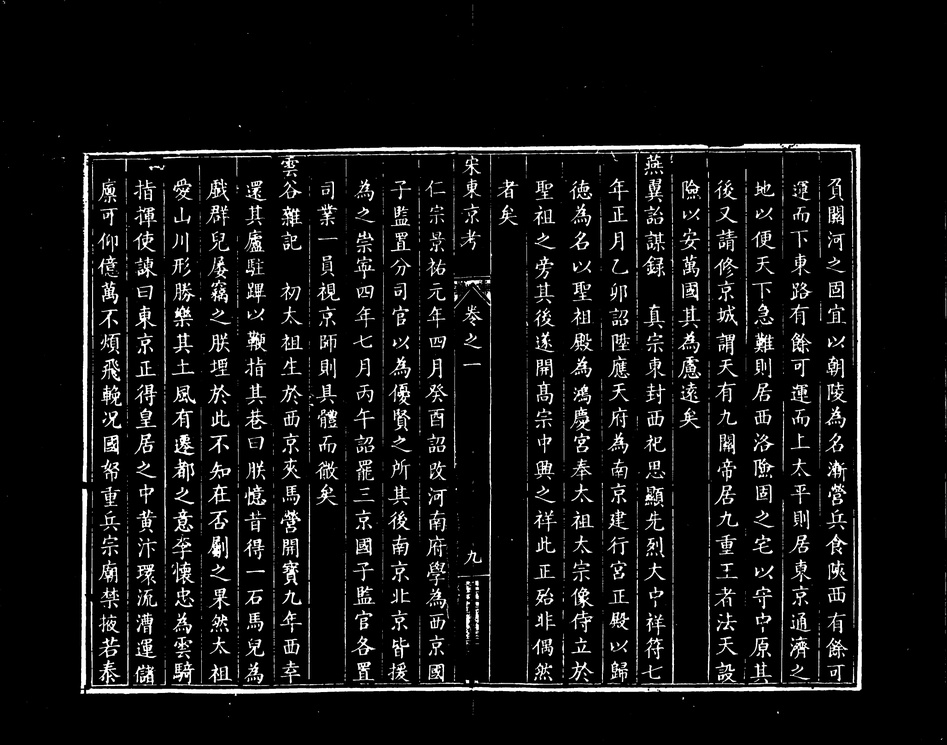
#> input picture python/classifier/1.jpg, 947 x 745 px, shrunk from 4111 x 3236 before the run
$ python -i remove_border.py   (imports and definitions only)
#> lines starting #> are read from the running program, lines starting #| are printed output that depends on the picture; after the words box and inside, x2 and y2 are one past the last pixel; in counts of white or black regions, pixels touching at a corner belong together
#> further down, picture is the input picture: shape (745, 947, 3); min 0, max 255, mean 19.6
import os
import cv2
import numpy as np
from PIL import ImageDraw, Image

def binary_fillhole(img):
    # blackhat
    element = cv2.getStructuringElement(cv2.MORPH_CROSS, (33, 33), anchor=(16, 16))
    img = cv2.morphologyEx(img, cv2.MORPH_BLACKHAT, element)
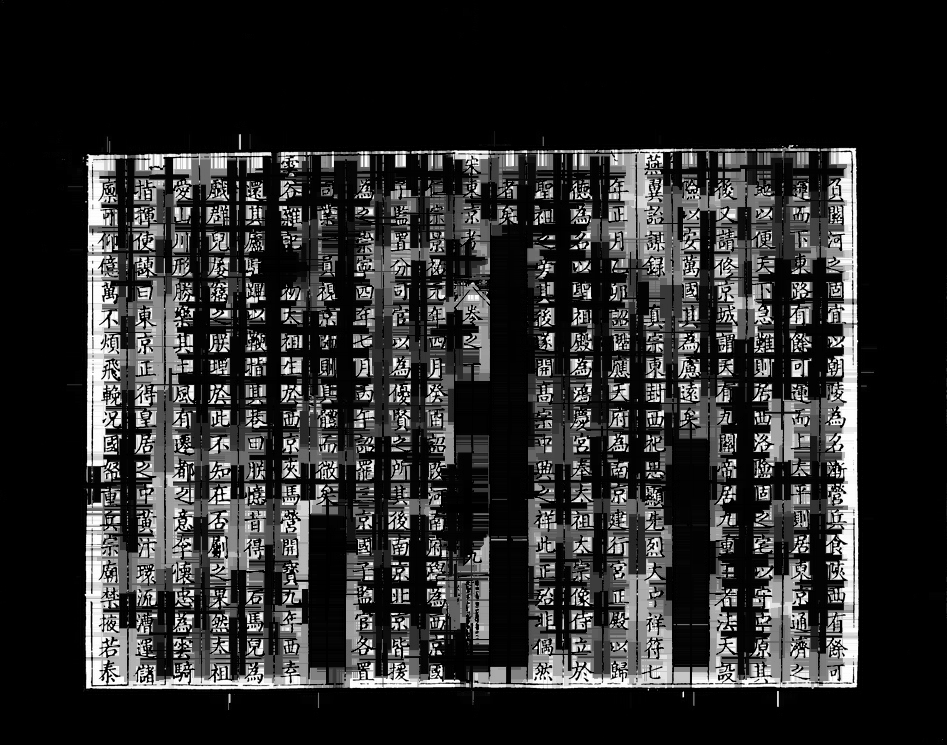
#> img: shape (745, 947, 3); min 0, max 255, mean 44.4
    h, w, _ = img.shape
#> h = 745; w = 947
    img = cv2.cvtColor(img, cv2.COLOR_BGR2GRAY)
#> img: shape (745, 947)
    # otsu binary
    cv2.threshold(img, 0, 255, cv2.THRESH_BINARY + cv2.THRESH_OTSU, dst=img)
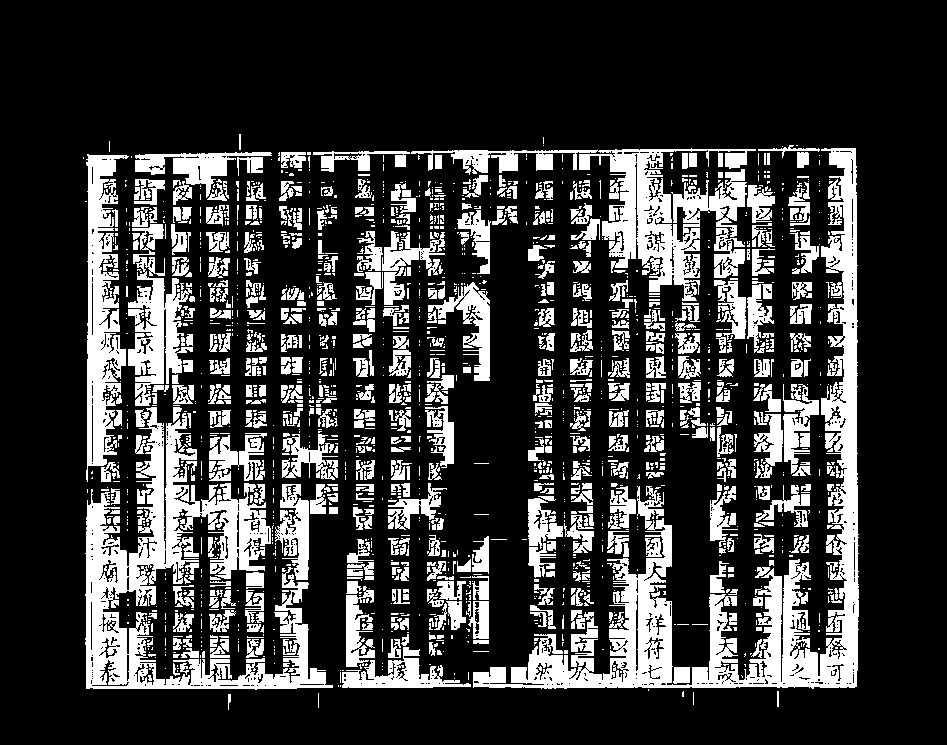
#> img: shape (745, 947); 22.7% white; 1883 white regions (1286 under 20 px), largest, box (x1, y1, x2, y2) and area: (473, 148, 859, 689) 30234, (85, 407, 333, 690) 21728, (411, 148, 756, 301) 9803
    # fill small holes
    element = cv2.getStructuringElement(cv2.MORPH_RECT, (5, 5))
    img = cv2.morphologyEx(img, cv2.MORPH_CLOSE, element)
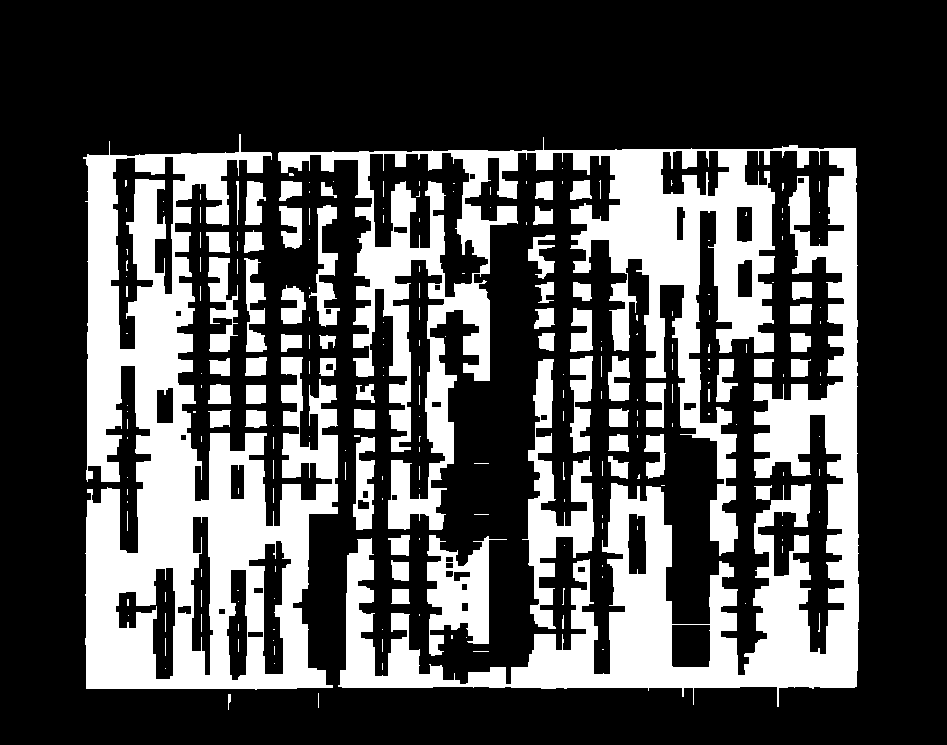
#> img: shape (745, 947); 30.4% white; 235 white regions (171 under 20 px), largest, box (x1, y1, x2, y2) and area: (278, 137, 859, 707) 109550, (83, 134, 338, 690) 68514, (522, 359, 594, 629) 6607
    return img

def test_gt(img, boxes, i):
    im = Image.open(r"d:\lunwen\data\bw_difangzhi\500.jpg")
    f = open(r"d:\lunwen\data\bw_difangzhi\500.txt")
    boxes = f.readlines()
    d = ImageDraw.Draw(im)
    for box in boxes:
        xc, yc, w, h = map(int, box.split())
        d.rectangle([xc, yc, w, h], outline='white')
    im.save("1.png")

def find_region(row_value_threshold, col_value_threshold, row_range_threshold, col_range_threshold, need_range):
    global h, w
    row_candidate = np.argwhere(row_sum > row_value_threshold * w * 255)
    col_candidate = np.argwhere(col_sum > col_value_threshold * h * 255)
    row_start = col_start = 0
    row_end = h
    col_end = w
    if need_range:
        if row_candidate.size > 0:
            start_candidate = row_candidate[row_candidate < row_range_threshold[0] * h]
            end_candidate = row_candidate[row_candidate > row_range_threshold[1] * h]
            if start_candidate.size > 0:
                row_start = start_candidate[0]
            if end_candidate.size > 0:
                row_end = end_candidate[0]
        if col_candidate.size > 0:
            start_candidate = col_candidate[col_candidate < col_range_threshold[0] * w]
            end_candidate = col_candidate[col_candidate > col_range_threshold[1] * w]
            if start_candidate.size > 0:
                col_start = start_candidate[0]
            if end_candidate.size > 0:
                col_end = end_candidate[0]
    else:
        row_start, row_end = row_candidate[0][0], row_candidate[-1][0]
        col_start, col_end = col_candidate[0][0], col_candidate[-1][0]
    return row_start, col_start, row_end, col_end


img_dir = r"d:\project\lunwen\data\bw_difangzhi\\"
# [1 line that did not run here, left out]
# [28 lines not run here, left out]

>>> import cv2
>>> picture = cv2.imread('1.jpg')
>>> result = binary_fillhole(picture)
